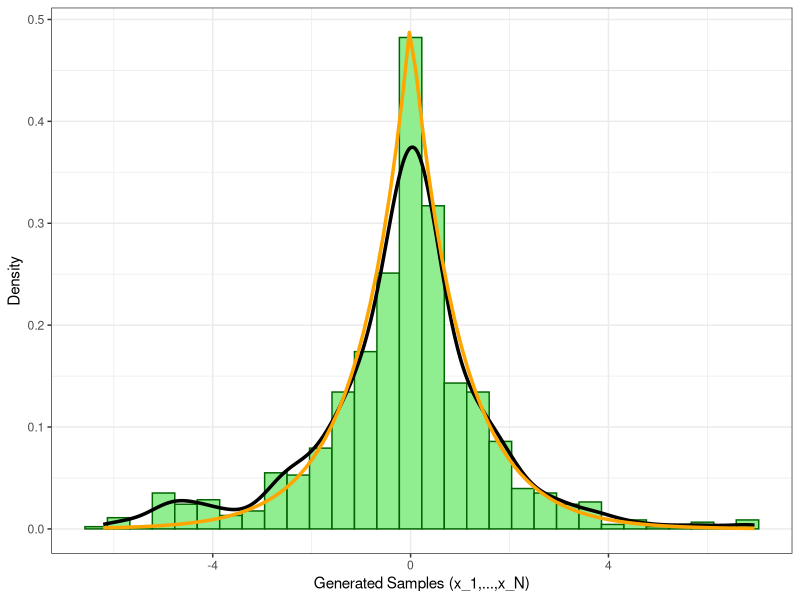

Write the R code that produced this figure.
#Importing Libraries
library(ggplot2)

#Defining the probability density function f(x)
f<- function(x){
           return(0.5 * exp(-abs(x)))
}

#Given that
N<-1000
s<-1

#Creating a vector for x with all zeros initially
#The length of the vector is N+1 because it has to store values from x_0 to x_N
x <- vector(mode="numeric",length=N+1)

#Step 1
x[1] <- 1

#Checking the length of the vector x
length(x)

#Step 2
for (i in (1 : N+1)){
  #stimulating a random number x_star from normal distribution with mean x_i-1 and standard deviation s
  x_star = rnorm(1,mean = x[i-1], sd=s)
  #computing the ratio
  r <- f(x_star) / f(x[i-1])
  #generating a random number u from uniform distribution between 0 and 1 
  u <- runif(1,0,1)
  if (log(u) < log(r)) {
    x[i] <- x_star
  } else {
    x[i] <- x[i-1]
  }
}

#Dropping the initial value from the vactor so that the array x contains only the generated samples x_1 to x_N
x <- x[-1]

#Checking the length of x
length(x)

#Converting the vector x to data frame
df = data.frame(x)

ggplot(data = df, aes(x = x)) +
    #Histogram
    geom_histogram(aes(y = ..density..), color = 'darkgreen', fill = 'lightgreen') +
    #Kernel Density plot
    geom_density(color = 'black', bw = 0.4, size = 1.2, alpha = 1.5) +
    #Graph of f(x)
    geom_function(fun = f, color = 'orange', size = 1.2)+
    labs(x = "Generated Samples (x_1,...,x_N)", y = "Density")+
    theme_bw()


#Calculating the mean of the generated sample
mean_value <- mean(x)
cat("Monte Carlo estimate of the mean is", mean_value)

#Calculating the standard deviation of the generated sample 
sd_value <- sd(x)
cat("Monte Carlo estimate of the standard deviation is", sd_value)